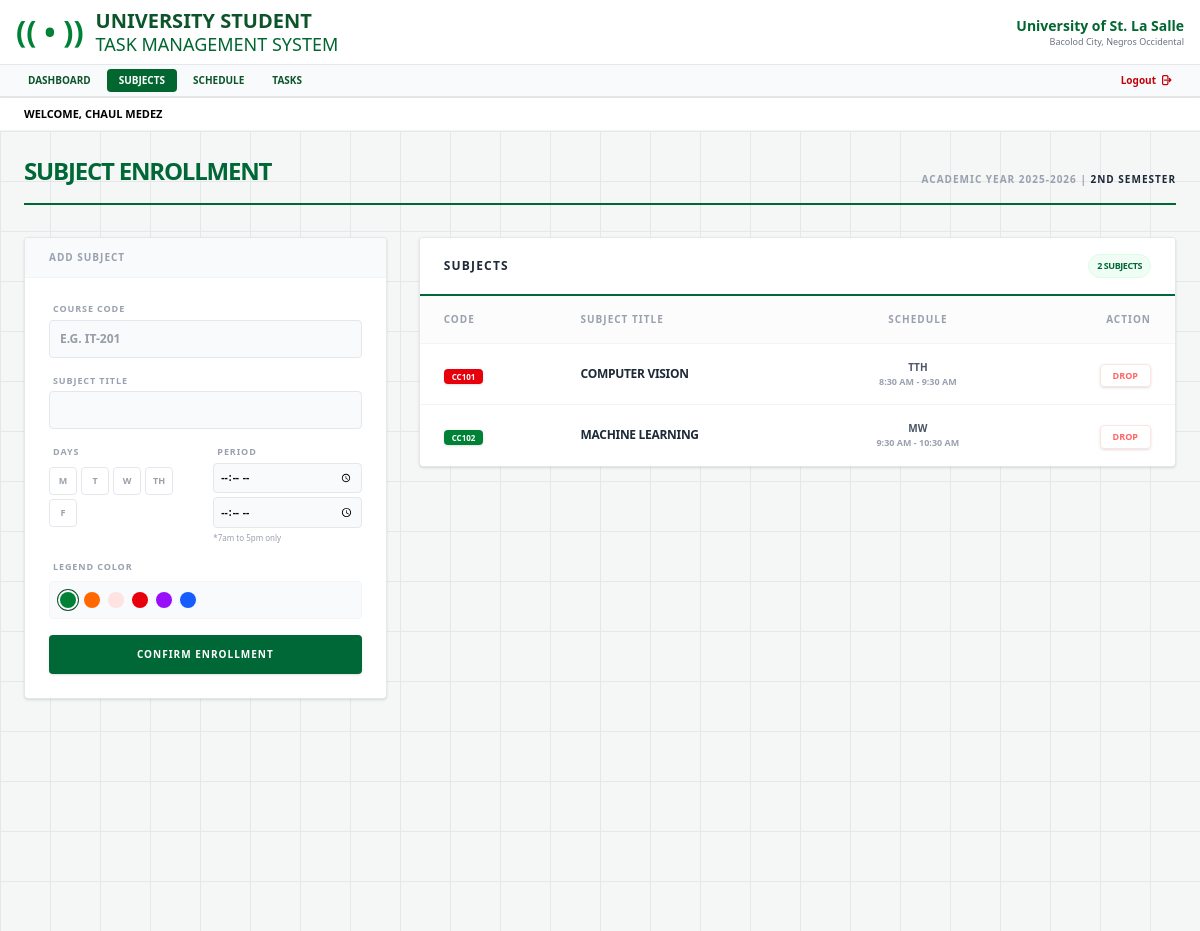
The app's page /subjects/ (signed in), older data.
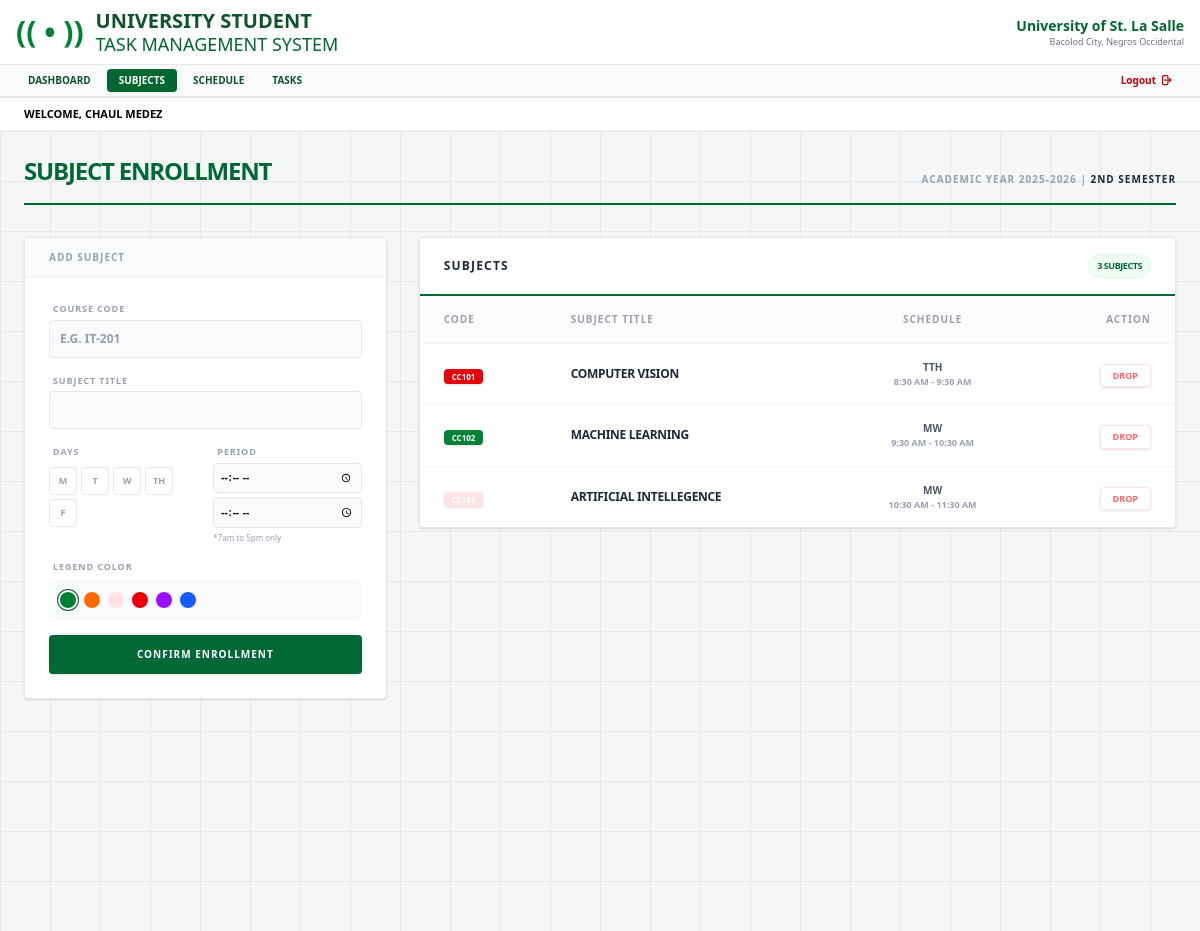
The same page, newer data.
### assignmenttracker/models.py (models this page shows, shortened)
class Subject(models.Model):
    user = models.ForeignKey(User, on_delete=models.CASCADE)
    code = models.CharField(max_length=20)
    name = models.CharField(max_length=100)
    days = models.CharField(max_length=20)
    start_time = models.TimeField()
    end_time = models.TimeField()
    color = models.CharField(max_length=20, default='bg-green-700')

### assignmenttracker/views.py (the view, shortened to what this page needs)
# urls.py: path('subjects/', views.subject_list, name='subject_list'),
@login_required
def subject_list(request):
    subjects = Subject.objects.filter(user=request.user)
    return render(request, 'assignmenttracker/subjects.html', {'subjects': subjects})

### assignmenttracker/templates/assignmenttracker/subjects.html (shortened to what the changed rows need)
{% extends 'base.html' %}
{% load static %}
{% block content %}
<div class="bg-[#f4f7f6] min-h-screen p-6" style="background-image: linear-gradient(#e5e7eb 1px, transparent 1px), linear-gradient(90deg, #e5e7eb 1px, transparent 1px); background-size: 50px 50px;">
    <div class="max-w-6xl mx-auto">
        <div class="flex flex-col md:flex-row justify-between items-end border-b-2 border-[#006837] pb-4 mb-8">
            <div>
                <h2 class="text-2xl font-black text-[#006837] uppercase tracking-tighter">Subject Enrollment</h2>
            </div>
        </div>
        <div class="grid grid-cols-1 lg:grid-cols-3 gap-8">
            <div class="lg:col-span-2 space-y-6">
                <div class="bg-white rounded shadow-sm border border-gray-200 overflow-hidden">
                    <div class="px-6 py-4 bg-white border-b-2 border-[#006837] flex justify-between items-center">
                        <div>
                            <h3 class="text-xs font-black text-gray-800 uppercase tracking-widest leading-none">Subjects</h3>
                        </div>
                        <span class="bg-green-50 text-[#006837] text-[9px] px-2 py-1 rounded-full border border-green-100 font-black uppercase tracking-tighter">
                            {{ subjects.count }} Subjects
                        </span>
                    </div>
                    <table class="w-full text-left">
                        <thead>
                            <tr class="text-[10px] font-black text-gray-400 uppercase tracking-widest border-b border-gray-100">
                                <th class="px-6 py-4 bg-gray-50/50">Code</th>
                                <th class="px-6 py-4 bg-gray-50/50">Subject Title</th>
                                <th class="px-6 py-4 text-center bg-gray-50/50">Schedule</th>
                                <th class="px-6 py-4 text-right bg-gray-50/50">Action</th>
                            </tr>
                        </thead>
                        <tbody class="divide-y divide-gray-100">
                            {% for s in subjects %}
                            <tr class="hover:bg-green-50/20 transition-colors group">
                                <td class="px-6 py-4">
                                    <span class="{{ s.color }} text-white text-[8px] px-2 py-0.5 rounded font-black uppercase shadow-sm">
                                        {{ s.code }}
                                    </span>
                                </td>
                                <td class="px-6 py-4">
                                    <span class="text-xs font-bold text-gray-800 uppercase tracking-tight block">{{ s.name }}</span>
                                </td>
                                <td class="px-6 py-4 text-center">
                                    <span class="text-[10px] font-bold text-gray-600 uppercase block">{{ s.days }}</span>
                                    <span class="text-[9px] block text-gray-400 font-black">{{ s.start_time|time:"g:i A" }} - {{ s.end_time|time:"g:i A" }}</span>
                                </td>
                                <td class="px-6 py-4 text-right">
                                    <a href="{% url 'drop_subject' s.id %}"
                                       class="inline-block border border-red-100 text-red-400 hover:bg-red-600 hover:text-white px-3 py-1 rounded text-[9px] font-black uppercase transition-all shadow-sm active:transform active:scale-95"
                                       onclick="return confirm('Drop this subject?')">
                                         Drop
                                    </a>
                                </td>
                            </tr>
                            {% empty %}
                            <tr>
                                <td colspan="4" class="text-center py-16">
                                    <p class="text-[10px] text-gray-400 font-black uppercase tracking-widest italic">Enrollment Empty</p>
                                </td>
                            </tr>
                            {% endfor %}
                        </tbody>
                    </table>
                </div>
            </div>
        </div>
    </div>
</div>
{% endblock %}

Row changes from the older to the newer data that the page shows:
added Subject: code "CC103", name "ARTIFICIAL INTELLEGENCE", days "MW", start_time "10:30 AM", end_time "11:30 AM"
Text that changed along with them:
{{ subjects.count }}: "2" → "3"
